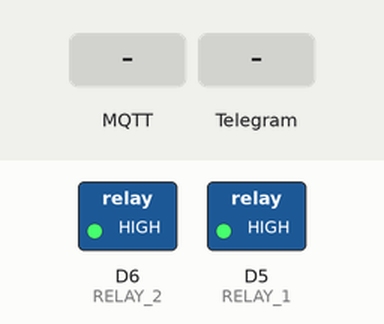
The sketch below on a simulated ESP8266 (NodeMCU). Parts: switched loads named in the sketch (green lamp = pin HIGH). The inputs (shaded band) are chosen by the test bench. WiFi joins after 1.5 s; servers stay silent unless stated; the local clock reads 2024-03-15 10:24:30 at power-on unless the sketch sets it; EEPROM starts erased; no MQTT or app messages arrive unless stated; not simulated (calls return 0 or success): secrets.h; names the files do not define were given values by the test bench: MQTT_PORT = 1883; what the sketch prints to the serial monitor is not drawn.

Above: at 3.7 s.
3.8 s: MQTT message "POWER ON 1" arrives on the first subscribed topic
At 5.1 s:
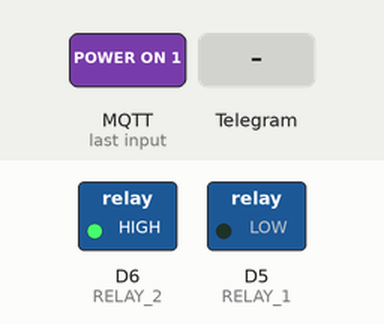
5.4 s: Telegram message "POWER ON 2" received
At 6.7 s:
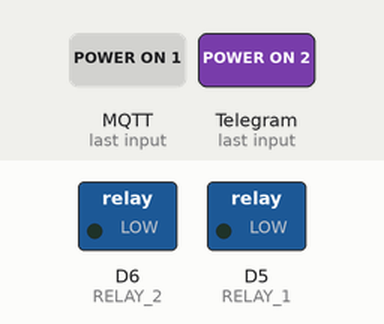
7.5 s: MQTT message "POWER OFF 1" arrives on the first subscribed topic
At 7.8 s:
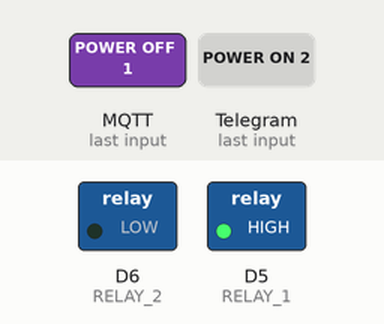
9.0 s: MQTT message "POWER OFF 2" arrives on the first subscribed topic
At 10.2 s:
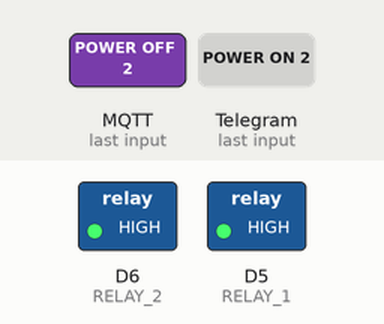
10.5 s: MQTT message "POWER ON 2" arrives on the first subscribed topic
At 11.5 s:
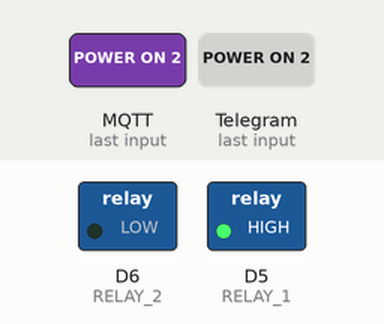
Timing chart, 0 to 13.2 s (numbered marks = the images above; inputs shaded):
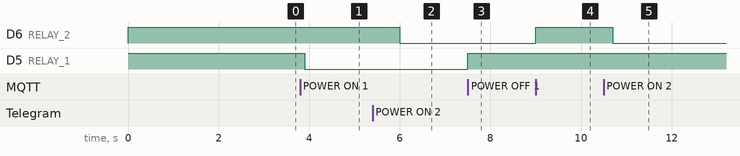

Measured:
- after the input at 3.8 s, D5 (RELAY_1): HIGH → LOW after 0.10 s
- after the input at 5.4 s, D6 (RELAY_2): HIGH → LOW after 0.60 s
- after the input at 7.5 s, D5 (RELAY_1): LOW → HIGH at once
- after the input at 9.0 s, D6 (RELAY_2): LOW → HIGH at once
- after the input at 10.5 s, D6 (RELAY_2): HIGH → LOW after 0.20 s

The sketch:

wifi_relay_mqtt_telegram.ino
```cpp
/* WiFi STA Telegram */

#include <ESP8266WiFi.h>
#include <WiFiClientSecure.h>
#include <PubSubClient.h>
#include <UniversalTelegramBot.h>
#include <Ticker.h>
#include <time.h>
#include <EEPROM.h>
#include "secrets.h"
#define RELAY_1 D5
#define RELAY_2 D6
#define EEPROM_ADDR 0

volatile bool flag_i = false;
volatile bool flag_ip = false;
bool timer1_on_active = false;
bool timer2_on_active = false;
bool timer1_off_active = false;
bool timer2_off_active = false;
volatile uint32_t clock_sec = 0;
uint32_t timer1_on = 0;
uint32_t timer2_on = 0;
uint32_t timer1_off = 0;
uint32_t timer2_off = 0;
uint32_t timer1_off_target = 0;
uint32_t timer2_off_target = 0;
uint32_t timer1_on_target = 0;
uint32_t timer2_on_target = 0;
volatile uint16_t count = 0;
volatile uint8_t clock_div = 0;
uint8_t t_s = 100;
String chat_id  = "";
String IP = "";
String last_cmd;
Ticker timer;

// Telegram client
WiFiClientSecure client_telegram;
UniversalTelegramBot bot(BOT_TOKEN, client_telegram);

// MQTT client
WiFiClientSecure client_mqtt;
PubSubClient mqtt(client_mqtt);


// --------------------------
// MQTT
// --------------------------
void reconnectMQTT() {
  while (!mqtt.connected()) {
    if (mqtt.connect("NodeMCU_Client", MQTT_USER, MQTT_PASSWORD)) {
      Serial.println("[MQTT] Connected. ✔");
      mqtt.subscribe("esp8266/cmd");
      publishStatus();
    } else {
      Serial.print("[MQTT] Failed to connect. ❌");
      delay(t_s*1000);
    }
  }
}

void publishStatus() {
  String msg = "{";
  msg += "\"relay1\":" +String(digitalRead(RELAY_1) == LOW ? 1 : 0) +",";
  msg += "\"relay2\":" +String(digitalRead(RELAY_2) == LOW ? 1 : 0) +",";
  msg += "\"t1_on\":\""  +formatTime(timer1_on_target)  +"\",";
  msg += "\"t2_on\":\""  +formatTime(timer2_on_target)  +"\",";
  msg += "\"t1_off\":\"" +formatTime(timer1_off_target) +"\",";
  msg += "\"t2_off\":\"" +formatTime(timer2_off_target) +"\"";
  msg += "}";
  mqtt.publish("esp8266/status", msg.c_str());
}

void check_mqtt(char* topic, byte* payload, unsigned int length) {
  String cmd;
  for (unsigned int i=0; i<length; i++) cmd += (char)payload[i];
  handleCommand(cmd);
}


// --------------------------
// Telegram
// --------------------------
void send_ReplyKeyboard() {
  String keyboard ="[[\"POWER ON 1\",\"POWER ON 2\"],[\"SET T1 ON\",\"SET T2 ON\"],[\"SET T1 OFF\",\"SET T2 OFF\"],[\"POWER OFF 1\",\"POWER OFF 2\"],[\"STATUS\"]]";
  bot.sendMessageWithReplyKeyboard(chat_id, "Control panel", "", keyboard, true, false, false);
}

void check_telegram(){
  uint8_t num = bot.getUpdates(bot.last_message_received +1);
  if (num == 0) return;

  for (uint8_t i = 0; i < num; i++) {
    chat_id    = bot.messages[i].chat_id;
    String cmd = bot.messages[i].text;

    if (!flag_ip) { bot.sendMessage(chat_id, "WiFi connected IP " +IP, ""); flag_ip = true; }
    if (cmd == "SET T1 ON" || cmd == "SET T1 OFF" || cmd == "SET T2 ON" || cmd == "SET T2 OFF") { bot.sendMessage(chat_id, "Provide time in hh:mm", ""); last_cmd = cmd; continue; }
    if (last_cmd.length() > 0) { cmd = last_cmd +" " +cmd; last_cmd = ""; }

    handleCommand(cmd);
  }
}


// --------------------------
// Timers
// --------------------------
void setTimer(bool &active, uint32_t &timer_sec, uint32_t &target, uint32_t amount_sec, void (*action)()) {
  timer_sec = amount_sec;
  target    = amount_sec;
  active = true;
  saveTargets();
  statusRelays();
}

void stopTimer(bool &active, uint32_t &timer_sec, const char* msg) {
  timer_sec = 0;
  active    = false;
  saveTargets();
}

void checkTimer(bool &active, uint32_t &timer_sec, uint32_t &target, void (*action)(), const char* msg) {
  if (!active) return;

  if (clock_sec >= target && clock_sec < target+15) {
    action();
  }
}

String formatTime(uint32_t target) {
  if (!target) return "--:--";

  uint32_t h = target/3600;
  uint32_t m = (target%3600)/60;

  char buffer[6];
  sprintf(buffer, "%02u:%02u", h, m);
  return String(buffer);
}

bool parseHHMM(const String &s, uint32_t &outSec) {
  if (s.length() != 5) return false;
  if (s.charAt(2) != ':') return false;

  int hh = (s.charAt(0)-'0')*10 +(s.charAt(1)-'0');
  int mm = (s.charAt(3)-'0')*10 +(s.charAt(4)-'0');
  if (hh < 0 || hh > 23 || mm < 0 || mm > 59) return false;

  outSec = hh*3600 + mm*60;
  return true;
}

void handleCommand(String cmd) {
  cmd.trim();

  // ====== MAIN CONTROL ======
  if (cmd == "POWER ON 1")  activateRelay1();
  if (cmd == "POWER ON 2")  activateRelay2();
  if (cmd == "POWER OFF 1") disableRelay1();
  if (cmd == "POWER OFF 2") disableRelay2();
  if (cmd == "STATUS") statusRelays();

  // ====== STOP TIMERS ======
  if (cmd == "STOP T1 ON")  stopTimer(timer1_on_active, timer1_on, "Timer 1 ON stopped");
  if (cmd == "STOP T1 OFF") stopTimer(timer1_off_active, timer1_off, "Timer 1 OFF stopped");
  if (cmd == "STOP T2 ON")  stopTimer(timer2_on_active, timer2_on, "Timer 2 ON stopped");
  if (cmd == "STOP T2 OFF") stopTimer(timer2_off_active, timer2_off, "Timer 2 OFF stopped");

  // ====== SET TIMERS ======
  // SET T1 ON 00:00
  if (cmd.startsWith("SET ")) {
    int p1 = cmd.indexOf(' ');
    int p2 = cmd.indexOf(' ', p1+1);
    int p3 = cmd.indexOf(' ', p2+1);

    String timer = cmd.substring(p1+1, p2);   // T1 / T2
    String mode  = cmd.substring(p2+1, p3);   // ON / OFF
    String hm    = cmd.substring(p3+1);       // hh:mm

    uint32_t sec;
    if (!parseHHMM(hm, sec)) return;
    if (timer=="T1" && mode=="ON")  setTimer(timer1_on_active, timer1_on, timer1_on_target, sec, activateRelay1);
    if (timer=="T1" && mode=="OFF") setTimer(timer1_off_active, timer1_off, timer1_off_target, sec, disableRelay1);
    if (timer=="T2" && mode=="ON")  setTimer(timer2_on_active, timer2_on, timer2_on_target, sec, activateRelay2);
    if (timer=="T2" && mode=="OFF") setTimer(timer2_off_active, timer2_off, timer2_off_target, sec, disableRelay2);
  }
  publishStatus();
}


// --------------------------
// Relays
// --------------------------
void activateRelay1() {
  digitalWrite(RELAY_1, LOW);
  bot.sendMessage(chat_id, "Relay 1 ON", "");
}

void activateRelay2() {
  digitalWrite(RELAY_2, LOW);
  bot.sendMessage(chat_id, "Relay 2 ON", "");
}

void disableRelay1() {
  digitalWrite(RELAY_1, HIGH);
  bot.sendMessage(chat_id, "Relay 1 OFF", "");
}

void disableRelay2() {
  digitalWrite(RELAY_2, HIGH);
  bot.sendMessage(chat_id, "Relay 2 OFF", "");
}

void statusRelays() {
  String msg = "Relay 1 " +String(digitalRead(RELAY_1) == LOW ? "ON" : "OFF") +" | Timer ON at " +formatTime(timer1_on_target) +" | Timer OFF at "+formatTime(timer1_off_target);
  msg     += "\nRelay 2 " +String(digitalRead(RELAY_2) == LOW ? "ON" : "OFF") +" | Timer ON at " +formatTime(timer2_on_target) +" | Timer OFF at "+formatTime(timer2_off_target);
  bot.sendMessage(chat_id, msg, "");
}


// --------------------------
// Clock and EEPROM
// --------------------------
void syncClock() {
  // UTC-3
  configTime(-3*3600, 0, "pool.ntp.org");

  time_t now = time(nullptr);
  while (now < 100000) {
    delay(200);
    now = time(nullptr);
  }

  struct tm*t = localtime(&now);
  clock_sec = t->tm_hour*3600 +t->tm_min*60 +t->tm_sec;
  Serial.println("[Clock] NTP synchronized. ✔");
}

void ICACHE_RAM_ATTR Timer_ISR() {
  flag_i = true;

  clock_div++;
  if (clock_div >= 10){
    clock_div = 0;
    clock_sec ++;
  }
  if(clock_sec >= 86400) clock_sec = 0;
}

void saveTargets() {
  EEPROM.put(0,  timer1_on_target);
  EEPROM.put(4,  timer2_on_target);
  EEPROM.put(8,  timer1_off_target);
  EEPROM.put(12, timer2_off_target);
  EEPROM.put(16, timer1_on_active);
  EEPROM.put(17, timer2_on_active);
  EEPROM.put(18, timer1_off_active);
  EEPROM.put(19, timer2_off_active);
  EEPROM.commit();
}

void loadTargets() {
  EEPROM.get(0,  timer1_on_target);
  EEPROM.get(4,  timer2_on_target);
  EEPROM.get(8,  timer1_off_target);
  EEPROM.get(12, timer2_off_target);
  EEPROM.get(16, timer1_on_active);
  EEPROM.get(17, timer2_on_active);
  EEPROM.get(18, timer1_off_active);
  EEPROM.get(19, timer2_off_active);
}


// --------------------------
// Setup and Main
// --------------------------
void setup() {
  EEPROM.begin(64);
  loadTargets();

  Serial.begin(115200);
  timer.attach_ms(t_s, Timer_ISR);

  pinMode(RELAY_1, OUTPUT);
  pinMode(RELAY_2, OUTPUT);
  digitalWrite(RELAY_1, HIGH);
  digitalWrite(RELAY_2, HIGH);

  // connect to WiFi
  WiFi.begin(HOME_SSID, HOME_PASSWORD);
  WiFi.setAutoReconnect(true);
  while (WiFi.status() != WL_CONNECTED){
    delay(1000);
  }
  Serial.println("[WiFi] Connected. ✔");
  IP = WiFi.localIP().toString();

  // MQTT client secure
  client_mqtt.setInsecure();
  mqtt.setServer(MQTT_HOST, MQTT_PORT);
  mqtt.setCallback(check_mqtt);

  // Telegram client
  client_telegram.setInsecure();
  client_telegram.setBufferSizes(4096, 4096);
  if (client_telegram.connect("api.telegram.org", 443)) {
    Serial.println("[Telegram] Connected. ✔");
    bot.getUpdates(-1);
    bot.last_message_received = 0;
  } else {
    Serial.println("[Telegram] Failed to connect. ❌");
  }

  // NTP time
  syncClock();
}

void loop() {
  mqtt.loop();

  if (flag_i) {
    flag_i = false;
    count ++;

    if (!mqtt.connected()) reconnectMQTT();
    if (!client_telegram.connected()) client_telegram.connect("api.telegram.org", 443);
    if (count >= 5){
      count = 0;

      // ===== CHECK TIMERS =====
      checkTimer(timer1_off_active, timer1_off, timer1_off_target, disableRelay1, "Timer 1 OFF finished");
      checkTimer(timer2_off_active, timer2_off, timer2_off_target, disableRelay2, "Timer 2 OFF finished");
      checkTimer(timer1_on_active, timer1_on, timer1_on_target, activateRelay1, "Timer 1 ON finished");
      checkTimer(timer2_on_active, timer2_on, timer2_on_target, activateRelay2, "Timer 2 ON finished");

      check_telegram();
    }
  }
}
```
